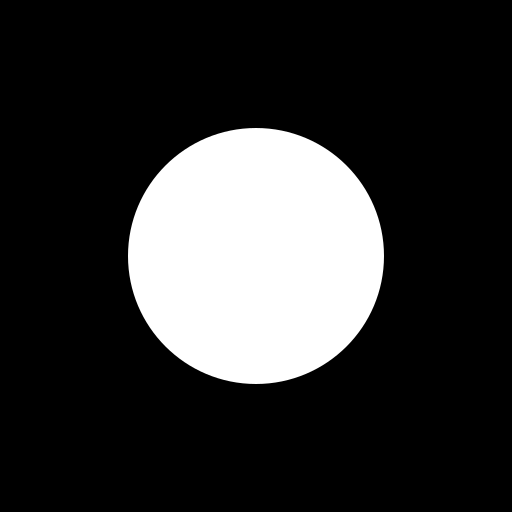
#> input picture img/circle.png, 512 x 512 px, found by its file name
$ python releifs_as_images.py
#> lines starting #> are read from the running program, lines starting #| are printed output that depends on the picture
from scipy.optimize import least_squares
from PIL import Image
import numpy as np
from numpy import *
import time

surface_resolution = (20, 20)  # x, y
surface_dimensions = (10, 10)  # mm

image_path = 'img/circle.png'
light_direction = (1, 0, -0.2)

target_path = "generated/circle.obj"

max_iterations = 40

def create_mesh():
    dx = surface_dimensions[0] / surface_resolution[0]
    dy = surface_dimensions[1] / surface_resolution[1]
    vertices = []
    triangles = []

    # grid vertices
    for y in range(0, surface_resolution[1] + 1):
        for x in range(0, surface_resolution[0] + 1):
            vertices.append([x * dx, y * dy, 0])

    # center vertices
    for y in range(0, surface_resolution[1]):
        for x in range(0, surface_resolution[0]):
            vertices.append([(x + 0.5) * dx, (y + 0.5) * dy, 0])

    # add polygons
    offset = (surface_resolution[0] + 1) * (surface_resolution[1] + 1)
    for y in range(0, surface_resolution[1]):
        for x in range(0, surface_resolution[0]):
            upper_left = x + y * (surface_resolution[0] + 1)
            upper_right = (x + 1) + y * (surface_resolution[0] + 1)
            lower_left = x + (y + 1) * (surface_resolution[0] + 1)
            lower_right = (x + 1) + (y + 1) * (surface_resolution[0] + 1)
            center = offset + x + y * (surface_resolution[0])
            triangles.append([upper_left, upper_right, center])
            triangles.append([lower_left, upper_left, center])
            triangles.append([lower_right, lower_left, center])
            triangles.append([upper_right, lower_right, center])

    return np.array(vertices), triangles

def calculate_L(x, y, vertices, lightNormal):
    p_upper_left = p(x, y + 1, vertices)
    p_upper_right = p(x + 1, y + 1, vertices)
    p_lower_left = p(x, y, vertices)
    p_lower_right = p(x + 1, y, vertices)
    p_center = p_c(x, y, vertices)

    normal_1 = np.cross(np.subtract(p_center, p_lower_left), np.subtract(p_center, p_lower_right))
    normal_2 = np.cross(np.subtract(p_center, p_lower_right), np.subtract(p_center, p_upper_right))
    normal_3 = np.cross(np.subtract(p_center, p_upper_right), np.subtract(p_center, p_upper_left))
    normal_4 = np.cross(np.subtract(p_center, p_upper_left), np.subtract(p_center, p_lower_left))

    n_1 = np.linalg.norm(normal_1)
    n_2 = np.linalg.norm(normal_2)
    n_3 = np.linalg.norm(normal_3)
    n_4 = np.linalg.norm(normal_4)

    L_x, L_y, L_z = np.multiply(lightNormal, -1.0)

    A = (0.5*(L_x + L_y)*(1/n_1 + 1/n_4), 0.5*(-L_x + L_y)*(1/n_1 + 1/n_2), 0.5*(-L_x - L_y)*(1/n_2 + 1/n_3), 0.5*(L_x - L_y)*(1/n_3 + 1/n_4), L_x*(1/n_2 - 1/n_4) + L_y*(1/n_1 - 1/n_3))
    B = (p_lower_left[2], p_lower_right[2], p_upper_right[2], p_upper_left[2], p_center[2])
    return np.dot(A, B) + L_z*(1/n_1 + 1/n_2 + 1/n_3 + 1/n_4)


def compress_gradients(gradients, alpha_d=1):
    # Apply the compression function to each gradient value
    compressed_gradients = np.sign(gradients) * (1 / alpha_d) * np.log(1 + alpha_d * np.abs(gradients))
    return compressed_gradients

def weighs(b, x, y):
    return 1

def p(x, y, vertices):
    return vertices[x + y * (surface_resolution[0] + 1)]

def h(x, y, vertices):
    return p(x, y, vertices)[2]

def p_c(x, y, vertices):
    offset = (surface_resolution[0] + 1) * (surface_resolution[1] + 1)
    return vertices[offset + x + y * (surface_resolution[0])]

def h_c(x, y, vertices):
    return p_c(x, y, vertices)[2]

def dh(x, y, vertices):
    alpha_h = 1
    return alpha_h*log(1+alpha_h*h(x, y, vertices))

def solve_heightmap(vertices, I0, light_dir, max_iter):

    # Compress the image gradients using the specified compression function (eq 9)
    D0_x = compress_gradients(np.gradient(I0, axis=0))
    D0_y = compress_gradients(np.gradient(I0, axis=1))

    m = surface_resolution[0]
    n = surface_resolution[1]

    def compute_residuals(heights):
        vertices[:, 2] = heights

        # Calculate the actual radiance values (eq 6)
        L = []
        for y in range(0, n):
            L.append([])
            for x in range(0, m):
                L[y].append(calculate_L(x, y, vertices, light_dir))

        # save the luminance values as an image for visualization (remove for performance gain)
        im = Image.fromarray(np.asarray(np.abs(np.multiply(L, 4))))
        im = im.convert('RGB')
        im.save("generated/luminance.png")

        # Calculate the gradients of radiance values (eq 11)
        L0_x, L0_y = np.gradient(L)

        # Calculate squared differences between (eq 12)
        E0_x = weighs(0,0,0) * np.square(L0_x - D0_x)
        E0_y = weighs(0,0,0) * np.square(L0_y - D0_y)

        # Calculate the global energy for fitting the gradients (eq 13)
        E0_g = np.sum(E0_x[:, :m-1]) + np.sum(E0_y[:n-1, :])

        # Minimize sum of squared Laplacians (eq 14)
        E_c = 0
        for x in range(0, m):
            for y in range(0, n):
                E_c = E_c + np.square(h(x, y, vertices) + h(x + 1, y, vertices) + h(x + 1, y + 1, vertices) + h(x, y + 1, vertices) + 4*h_c(x, y, vertices))

        # Second order smoothness of corner vertices of each pixel
        E_p = 0
        for x in range(0, m):
            for y in range(0, n):
                E_p = E_p + np.square(h(x, y, vertices) - h(x + 1, y, vertices) + h(x + 1, y + 1, vertices) - h(x, y + 1, vertices))

        # Ensures the resulting heights are close to desired heights
        E_h = 0
        for x in range(0, m):
            for y in range(0, n):
                E_h = E_h + np.square(h(x, y, vertices) - dh(x, y, vertices))

        # calculate the total energy
        E = E0_g + 5*E_c + 5*E_p + 1.0*E_h

        return [E]

    # Use least squares optimization to find the optimal heights
    result = least_squares(compute_residuals, vertices[:, 2], ftol=1e-6, xtol=1e-6, gtol=1e-6, verbose=2, max_nfev=max_iter)

    # Retrieve the optimized heights
    vertices[:, 2] = result.x

    return vertices

def export_3dmesh(vertices, triangles, filename):
    with open(filename, 'w') as thefile:
        for vertex in vertices:
            thefile.write("v {0} {1} {2}\n".format(vertex[0], vertex[2], -vertex[1]))

        for triangle in triangles:
            thefile.write("f {0} {1} {2}\n".format(triangle[0] + 1, triangle[1] + 1, triangle[2] + 1))

image = Image.open(image_path)
#> image is the input picture: PIL image 512x512 RGBA; mean R, G, B, A 50.1, 50.1, 50.1, 255
image = image.resize(surface_resolution)
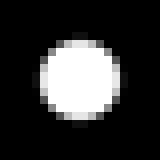
#> image: PIL image 20x20 RGBA (shown 8 times larger); mean R, G, B, A 50, 50, 50, 255

# Convert the image to grayscale
gray_image = image.convert("L")

# Get the pixel values as a 2D array
pixel_values = list(gray_image.getdata())
#> pixel_values = 400 values, max 255 at index 127, min 0 at index 0, mean 50.04
width, height = gray_image.size
#> width = 20; height = 20
pixel_values = [pixel_values[i * width:(i + 1) * width] for i in range(height)]
#> pixel_values = 20 items
pixel_values = np.multiply(pixel_values, 1)
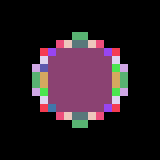
#> pixel_values: shape (20, 20) int64 (shown 8 times larger); 14 distinct labels, from 0 to 255; one colour per label, 0 black

# Example usage
vertices, triangles = create_mesh()

# Solve the heights of the vertces
start_time = time.time()
vertices = solve_heightmap(vertices, pixel_values, light_direction, max_iterations)
#> in compress_gradients, `compressed_gradients = np.sign(gradients) * (1 / alpha_d) * np.log(1 +..`:
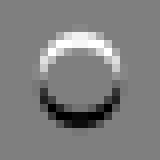
#> gradients: shape (20, 20) float64 (shown 8 times larger); min -127.5, max 127.5, mean 0; drawn with min black and max white
#> call 2 of compress_gradients, with alpha_d = 1
#> in compress_gradients (call 2), `compressed_gradients = np.sign(gradients) * (1 / alpha_d) * np.log(1 +..`:
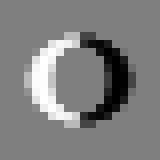
#> compressed_gradients: shape (20, 20) float64 (shown 8 times larger); min -4.86, max 4.86, mean -2.26e-05; drawn with min black and max white
#> in compress_gradients (call 2), `compressed_gradients = np.sign(gradients) * (1 / alpha_d) * np.log(1 +..`:
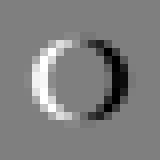
#> gradients: shape (20, 20) float64 (shown 8 times larger); min -127.5, max 127.5, mean 0; drawn with min black and max white
#> in compute_residuals, `im = Image.fromarray(np.asarray(np.abs(np.multiply(L, 4))))`: im: PIL image 20x20 F; every value is 25.6
#> in compute_residuals, `im = im.convert('RGB')`: im: PIL image 20x20 RGB; every value is 25
#> in compute_residuals, `E0_x = weighs(0,0,0) * np.square(L0_x - D0_x)`:
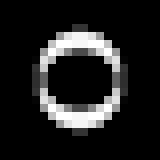
#> E0_x: shape (20, 20) float64 (shown 8 times larger); min 0, max 23.58, mean 3; drawn with min black and max white
#> in compute_residuals, `E0_y = weighs(0,0,0) * np.square(L0_y - D0_y)`:
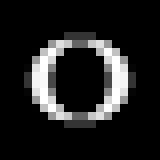
#> E0_y: shape (20, 20) float64 (shown 8 times larger); min 0, max 23.58, mean 3; drawn with min black and max white
#> in compute_residuals, `E0_g = np.sum(E0_x[:, :m-1]) + np.sum(E0_y[:n-1, :])`: E0_g = 2421.2
#> (the run stopped early here; a loop or call above may not have finished)
